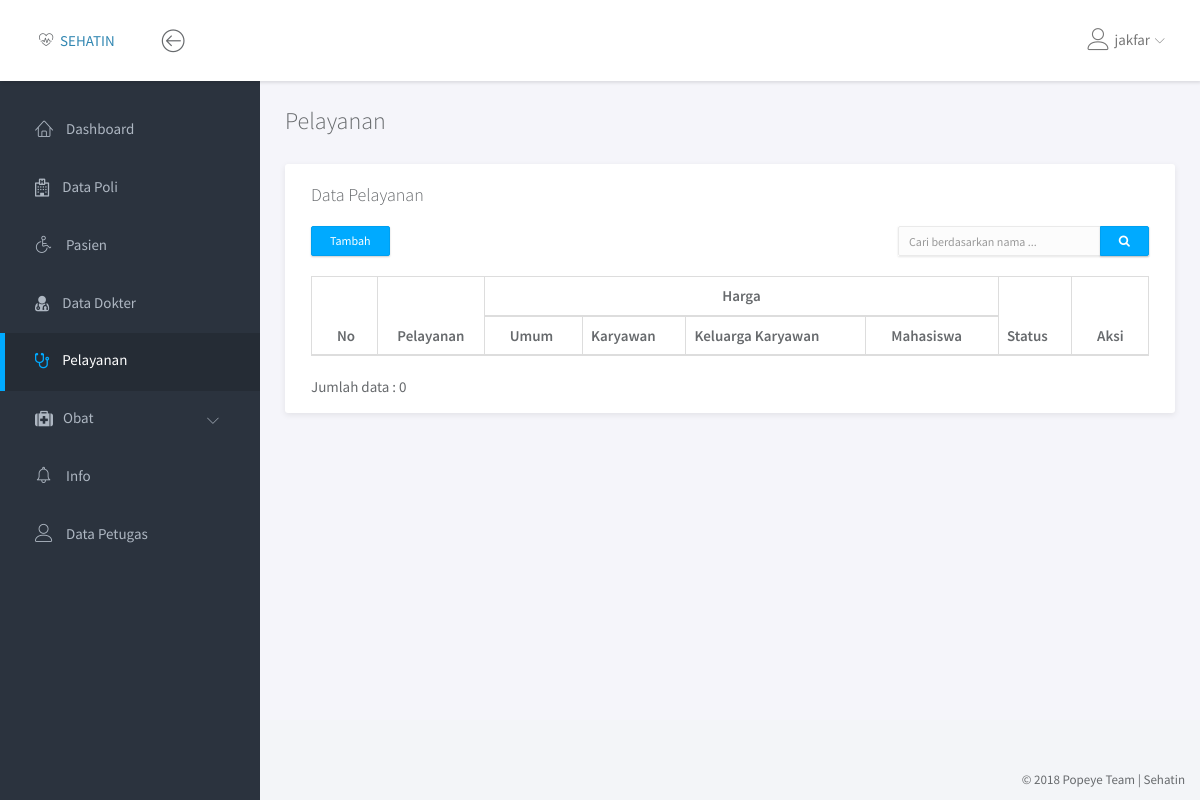
Before: /pelayanan/data_pelayanan.php (signed in) with the older database file.
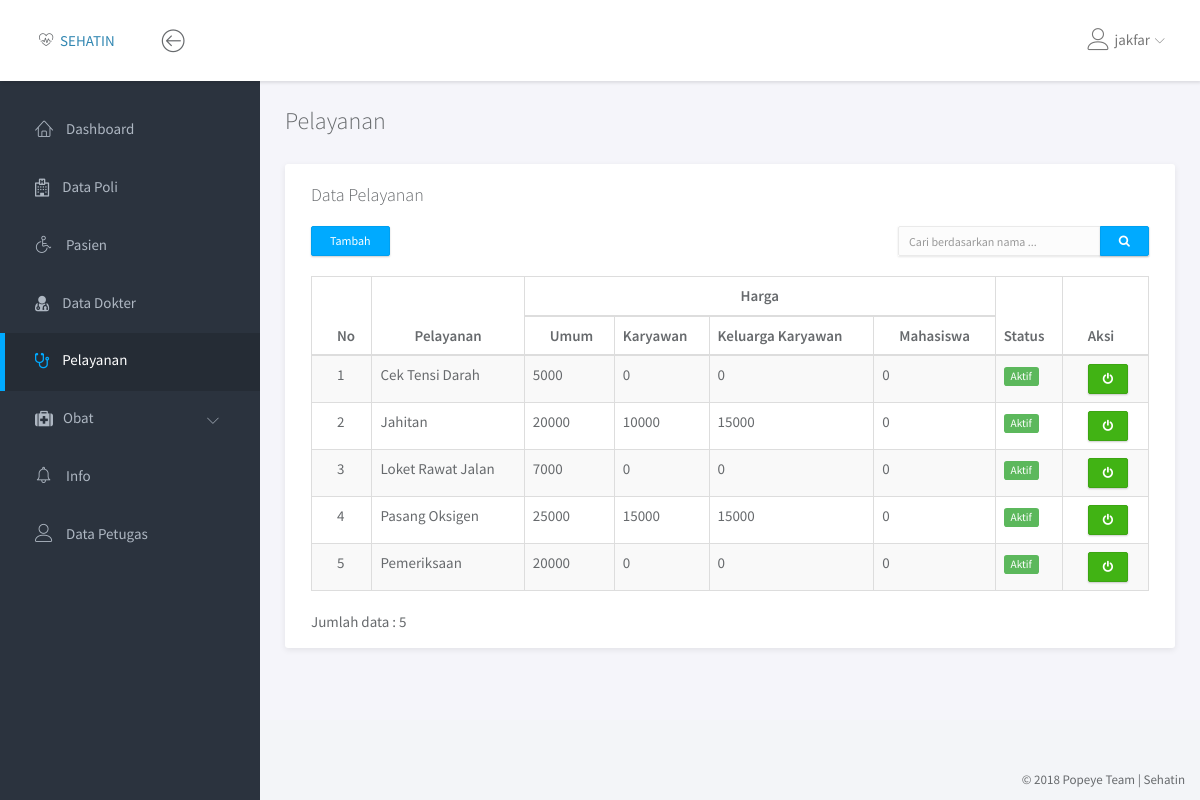
After: the same page with the newer database file.
### tables this page shows
CREATE TABLE IF NOT EXISTS `pelayanan` (
`id_pelayanan` tinyint(3) NOT NULL,
  `pelayanan` varchar(50) NOT NULL,
  `harga_umum` int(7) NOT NULL,
  `harga_karyawan` int(7) NOT NULL,
  `harga_kel_karyawan` int(7) NOT NULL,
  `harga_mahasiswa` int(7) NOT NULL,
  `status` enum('Aktif','Non Aktif') NOT NULL
);

### pelayanan/data_pelayanan.php (the view, shortened to what this page needs)
<!doctype html>
<html lang="en">
<head>
	<link rel="stylesheet" href="../assets/vendor/bootstrap/css/bootstrap.min.css">
	<link rel="stylesheet" href="../assets/vendor/font-awesome/css/font-awesome.min.css">
	<link rel="stylesheet" href="../assets/vendor/linearicons/style.css">
	<link rel="stylesheet" href="../assets/vendor/chartist/css/chartist-custom.css">
	<link rel="stylesheet" href="../assets/css/main.css">
</head>
<body>
	<div id="wrapper">
		<?php
			include '../dashboard/navbar.php';
			include '../dashboard/left_sidebar.php';
		 ?>
		<div class="main">
			<div class="main-content">
				<div class="container-fluid">
					<h3 class="page-title">Pelayanan</h3>
					<div class="row">
						<div class="col-md-12">
							<div class="panel">
								<div class="panel-heading">
									<h4 class="panel-title">Data Pelayanan</h4>
								</div>
								<div class="row">
									<div class="col-md-2">
										<a href="tambah_pelayanan.php"><button type="button" class="btn btn-primary btn-sm" style="margin-left: 25px; margin-bottom: 10px;">Tambah</button></a>
									</div>
									 <div class="col-md-6"></div>
									<div class="col-md-4">
										<form action="" method="POST">
											<div class="input-group" style="margin-right: 25px;">
												<input type="text" name="cari" class="form-control input-sm" placeholder="Cari berdasarkan nama ...">
												<span class="input-group-btn"><button type="submit" name="btn_cari" class="btn btn-primary btn-sm"><i class="fa fa-search"></i></button></span>
											</div>
										</form>
									</div>
								</div>
								<div class="panel-body">
									<table class="table table-striped table-hover table-bordered">
										<thead>
											<tr>
												<th rowspan="2" >No</th>
												<th rowspan="2" style="text-align:center;">Pelayanan</th>
												<th colspan="4" style="text-align:center;">Harga</th>
                        <th rowspan="2">Status</th>
                        <th rowspan="2">Aksi</th>
                          <tr>
                          <th>Umum</th>
                          <th>Karyawan</th>
                          <th>Keluarga Karyawan</th>
                          <th>Mahasiswa</th>
                        </tr>
											</tr>
										</thead>
										<tbody>
											<?php
												if (isset($_POST['btn_cari'])) {
												}
												else{
													$query = "SELECT * FROM pelayanan ORDER BY pelayanan ASC";
												}
												$result = mysqli_query($con, $query);
												$jml_petugas = mysqli_num_rows($result);
												$no = 1;
												foreach ($result as $val) {
													$title = $val['status'] == 'Aktif' ? 'Non Aktifkan' : 'Aktifkan';
													$btnclass = $val['status'] == 'Aktif' ? 'btn-success' : 'btn-danger';
													$label = $val['status'] == 'Aktif' ? 'label label-success' : 'label label-danger';
													echo "<tr>
															<td>$no</td>
															<td>$val[pelayanan]</td>
															<td>$val[harga_umum]</td>
															<td>$val[harga_karyawan]</td>
															<td>$val[harga_kel_karyawan]</td>
															<td>$val[harga_mahasiswa]</td>
															<td><span class='$label'>$val[status]</span></td>
															<td><a onclick = 'return konfirm()' href='status_pelayanan.php?id_pelayanan=$val[id_pelayanan]&status=$val[status]' class='btn $btnclass btn-xs' title='$title'><i class='fa fa-power-off'></i></a></td>
														  </tr>
													";
													$no++;
												}
													?>
										</tbody>
									</table>
									<span class="text-default">Jumlah data : <?php echo($jml_petugas) ?></span>
								</div>
							</div>
						</div>
					</div>
				</div>
			</div>
		</div>
		<?php include '../dashboard/footer.php'; ?>
	</div>
</body>
</html>

### dashboard/navbar.php (shortened to what this page needs)
<nav class="navbar navbar-default navbar-fixed-top">
	<div class="brand">
		<span class="lnr lnr-heart-pulse"> </span> <a href="dashboard.php">SEHATIN</a>
	</div>
	<div class="container-fluid">
		<div class="navbar-btn">
			<button type="button" class="btn-toggle-fullwidth"><i class="lnr lnr-arrow-left-circle"></i></button>
		</div>
		<div id="navbar-menu">
			<ul class="nav navbar-nav navbar-right">
				<li class="dropdown">
					<a href="#" class="dropdown-toggle" data-toggle="dropdown"><i class="lnr lnr-user"></i> <span> <?php echo $_SESSION['username']; ?> </span> <i class="icon-submenu lnr lnr-chevron-down"></i></a>
				</li>
			</ul>
		</div>
	</div>
</nav>

### dashboard/left_sidebar.php (shortened to what this page needs)
<?php
	$nav = explode('/', $_SERVER['REQUEST_URI']);
	$nav = $nav[count($nav) - 2];
 ?>
<div id="sidebar-nav" class="sidebar">
	<div class="sidebar-scroll">
		<nav>
			<ul class="nav">
				<?php
					if ($_SESSION['level'] == 'Admin') {?>
						<li><a href="../dashboard/dashboard.php" class="<?php echo ($nav == 'dashboard' ? 'active' : '') ?>"><i class="lnr lnr-home"></i> <span>Dashboard</span></a></li>
						<li><a href="../poli/data_poli.php" class="<?php echo ($nav == "poli" ? 'active' : '') ?>"><i class="fa fa-hospital-o"></i> <span>Data Poli</span></a></li>
						<li><a href="../pasien/data_pasien.php" class="<?php echo ($nav == "pasien" ? 'active' : '') ?>"><i class="lnr lnr-wheelchair"></i> <span>Pasien</span></a></li>
						<li><a href="../dokter/data_dokter.php" class="<?php echo ($nav == "dokter" ? 'active' : '') ?>"><i class="fa fa-user-md"></i> <span>Data Dokter</span></a></li>
						<li><a href="../pelayanan/data_pelayanan.php" class="<?php echo ($nav == "pelayanan" ? 'active' : '') ?>"><i class="fa fa-stethoscope"></i> <span>Pelayanan</span></a></li>
						<li>
							<a href="#subPages" data-toggle="collapse" class="<?php echo ($nav == "obat" ? 'active' : '') ?>"><i class="fa fa-medkit"></i><span>Obat</span><i class="icon-submenu lnr lnr-chevron-left"></i></a>
						</li>
						<li><a href="#" class=""><i class="lnr lnr-alarm"></i> <span>Info</span></a></li>
						<li><a href="../petugas/data_petugas.php" class="<?php echo ($nav == "petugas" ? 'active' : '') ?>"><i class="lnr lnr-user"></i> <span>Data Petugas</span></a></li>
				<?php
					}
					elseif ($_SESSION['level'] == 'Kasir') { ?>
				<?php
					}
 				?>
					</ul>
				</nav>
			</div>
		</div>

### dashboard/footer.php
<footer>
			<div class="container-fluid">
				<p class="copyright">&copy; 2018 Popeye Team | Sehatin</p>
			</div>
</footer>

Changed rows visible on the page:
added pelayanan: pelayanan "Cek Tensi Darah", harga_umum "5000", harga_karyawan "0", harga_kel_karyawan "0", harga_mahasiswa "0", status "Aktif"
added pelayanan: pelayanan "Jahitan", harga_umum "20000", harga_karyawan "10000", harga_kel_karyawan "15000", harga_mahasiswa "0", status "Aktif"
added pelayanan: pelayanan "Loket Rawat Jalan", harga_umum "7000", harga_karyawan "0", harga_kel_karyawan "0", harga_mahasiswa "0", status "Aktif"
added pelayanan: pelayanan "Pasang Oksigen", harga_umum "25000", harga_karyawan "15000", harga_kel_karyawan "15000", harga_mahasiswa "0", status "Aktif"
added pelayanan: pelayanan "Pemeriksaan", harga_umum "20000", harga_karyawan "0", harga_kel_karyawan "0", harga_mahasiswa "0", status "Aktif"
Other visible differences:
$jml_petugas: "0" → "5"
